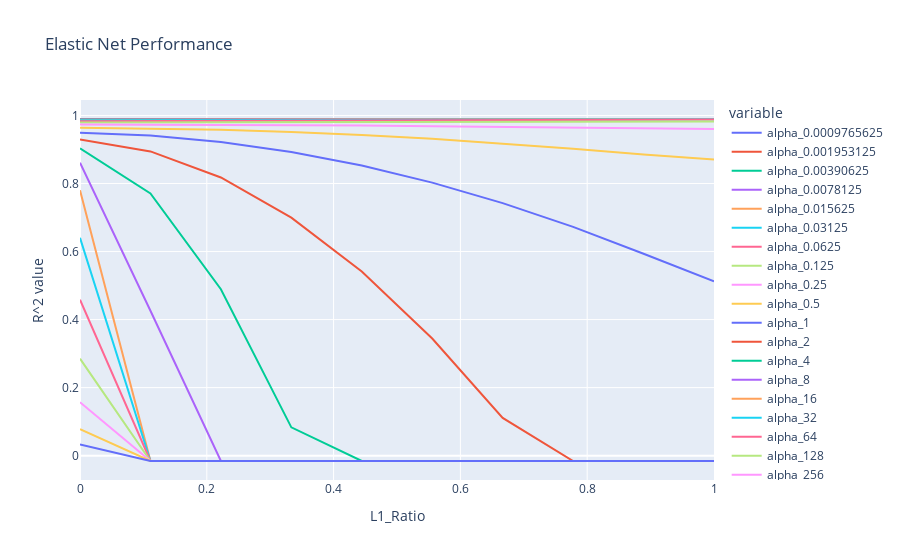

The code cell stored with this chart in its notebook:
### Markdown cell above
### Elastic Net

### Code cell
#################################
# Step 3: Grid Search
################################# 


(pipe_elastic_net, params) = user_input_elastic_net()

alphas = params['classifier__alpha']
l1_ratios = params['classifier__l1_ratio']

# NOTE: When parallelization is applied, the parallel tasks do NOT
# have warnings supressed
with warnings.catch_warnings():
    warnings.simplefilter("ignore")
    
    print(f"\n\nRunning {CROSS_FOLDS * len(alphas) * len(l1_ratios)} models .....\n\n" )
    search = GridSearchCV(pipe_elastic_net,
                          params,
                          scoring=PERFORMANCE_METRIC,
                          cv=CROSS_FOLDS)
    search.fit(X_train, Y_train)
    
# predY = grid.predict(testX)

#################################
# Step 4: Plot Grid Performance
#################################
scores_mean = search.cv_results_['mean_test_score'].reshape(len(alphas),
                                                          len(l1_ratios))


elastic_net_performance = pd.DataFrame({
    "L1_Ratio" : l1_ratios
})

for idx, val in enumerate(alphas):
    alpha_str = "alpha_" + str(val)
    elastic_net_performance[alpha_str] = scores_mean[idx,:]
    
fig = px.line(elastic_net_performance, x="L1_Ratio",
                  y=[col for col in elastic_net_performance.columns if 'alpha' in col],
                 title="Elastic Net Performance").update_layout(
    yaxis_title="R^2 value"
)
fig.show()


print(f"The best performing Elastic Net regression model had an L1 ratio of {search.best_params_['classifier__l1_ratio']}" + 
     f"\n(i.e. {100*search.best_params_['classifier__l1_ratio']}% Lasso regression)\n" +
     f"together with penalty coefficient of {search.best_params_['classifier__alpha']}" +
     "\nThis gave a mean R^2 score of " +
     f"{search.best_score_} across the {CROSS_FOLDS} folds of the training data.\n")


print("\n\n")
print('Training set score: ' + str(search.score(X_train, Y_train)))
print('Test set score: ' + str(search.score(X_test, Y_test)))

### Figure 1 — Plotly figure (JSON) as saved in the notebook; plotly's stock layout.template omitted (floating-point values rounded to 4 significant figures)
{"data": [{"hovertemplate": "variable=alpha_0.0009765625<br>L1_Ratio=%{x}<br>value=%{y}<extra></extra>", "legendgroup": "alpha_0.0009765625", "line": {"color": "#636efa", "dash": "solid"}, "marker": {"symbol": "circle"}, "mode": "lines", "name": "alpha_0.0009765625", "orientation": "v", "showlegend": true, "type": "scatter", "x": [0, 0.1111, 0.2222, 0.3333, 0.4444, 0.5556, 0.6667, 0.7778, 0.8889, 1], "xaxis": "x", "y": [0.9889, 0.9891, 0.9892, 0.9893, 0.9894, 0.9895, 0.9895, 0.9896, 0.9896, 0.9896], "yaxis": "y"}, {"hovertemplate": "variable=alpha_0.001953125<br>L1_Ratio=%{x}<br>value=%{y}<extra></extra>", "legendgroup": "alpha_0.001953125", "line": {"color": "#EF553B", "dash": "solid"}, "marker": {"symbol": "circle"}, "mode": "lines", "name": "alpha_0.001953125", "orientation": "v", "showlegend": true, "type": "scatter", "x": [0, 0.1111, 0.2222, 0.3333, 0.4444, 0.5556, 0.6667, 0.7778, 0.8889, 1], "xaxis": "x", "y": [0.989, 0.9892, 0.9894, 0.9895, 0.9896, 0.9897, 0.9897, 0.9897, 0.9897, 0.9897], "yaxis": "y"}, {"hovertemplate": "variable=alpha_0.00390625<br>L1_Ratio=%{x}<br>value=%{y}<extra></extra>", "legendgroup": "alpha_0.00390625", "line": {"color": "#00cc96", "dash": "solid"}, "marker": {"symbol": "circle"}, "mode": "lines", "name": "alpha_0.00390625", "orientation": "v", "showlegend": true, "type": "scatter", "x": [0, 0.1111, 0.2222, 0.3333, 0.4444, 0.5556, 0.6667, 0.7778, 0.8889, 1], "xaxis": "x", "y": [0.9888, 0.9893, 0.9894, 0.9895, 0.9896, 0.9896, 0.9896, 0.9896, 0.9896, 0.9896], "yaxis": "y"}, {"hovertemplate": "variable=alpha_0.0078125<br>L1_Ratio=%{x}<br>value=%{y}<extra></extra>", "legendgroup": "alpha_0.0078125", "line": {"color": "#ab63fa", "dash": "solid"}, "marker": {"symbol": "circle"}, "mode": "lines", "name": "alpha_0.0078125", "orientation": "v", "showlegend": true, "type": "scatter", "x": [0, 0.1111, 0.2222, 0.3333, 0.4444, 0.5556, 0.6667, 0.7778, 0.8889, 1], "xaxis": "x", "y": [0.9884, 0.9889, 0.989, 0.9892, 0.9892, 0.9893, 0.9895, 0.9896, 0.9897, 0.9897], "yaxis": "y"}, {"hovertemplate": "variable=alpha_0.015625<br>L1_Ratio=%{x}<br>value=%{y}<extra></extra>", "legendgroup": "alpha_0.015625", "line": {"color": "#FFA15A", "dash": "solid"}, "marker": {"symbol": "circle"}, "mode": "lines", "name": "alpha_0.015625", "orientation": "v", "showlegend": true, "type": "scatter", "x": [0, 0.1111, 0.2222, 0.3333, 0.4444, 0.5556, 0.6667, 0.7778, 0.8889, 1], "xaxis": "x", "y": [0.9874, 0.9879, 0.9881, 0.9883, 0.9886, 0.9888, 0.9891, 0.9893, 0.9895, 0.9896], "yaxis": "y"}, {"hovertemplate": "variable=alpha_0.03125<br>L1_Ratio=%{x}<br>value=%{y}<extra></extra>", "legendgroup": "alpha_0.03125", "line": {"color": "#19d3f3", "dash": "solid"}, "marker": {"symbol": "circle"}, "mode": "lines", "name": "alpha_0.03125", "orientation": "v", "showlegend": true, "type": "scatter", "x": [0, 0.1111, 0.2222, 0.3333, 0.4444, 0.5556, 0.6667, 0.7778, 0.8889, 1], "xaxis": "x", "y": [0.9858, 0.9863, 0.9866, 0.9869, 0.9873, 0.9877, 0.9881, 0.9886, 0.989, 0.9893], "yaxis": "y"}, {"hovertemplate": "variable=alpha_0.0625<br>L1_Ratio=%{x}<br>value=%{y}<extra></extra>", "legendgroup": "alpha_0.0625", "line": {"color": "#FF6692", "dash": "solid"}, "marker": {"symbol": "circle"}, "mode": "lines", "name": "alpha_0.0625", "orientation": "v", "showlegend": true, "type": "scatter", "x": [0, 0.1111, 0.2222, 0.3333, 0.4444, 0.5556, 0.6667, 0.7778, 0.8889, 1], "xaxis": "x", "y": [0.9832, 0.9836, 0.9841, 0.9846, 0.985, 0.9855, 0.986, 0.9866, 0.9873, 0.9879], "yaxis": "y"}, {"hovertemplate": "variable=alpha_0.125<br>L1_Ratio=%{x}<br>value=%{y}<extra></extra>", "legendgroup": "alpha_0.125", "line": {"color": "#B6E880", "dash": "solid"}, "marker": {"symbol": "circle"}, "mode": "lines", "name": "alpha_0.125", "orientation": "v", "showlegend": true, "type": "scatter", "x": [0, 0.1111, 0.2222, 0.3333, 0.4444, 0.5556, 0.6667, 0.7778, 0.8889, 1], "xaxis": "x", "y": [0.9793, 0.9795, 0.9799, 0.9803, 0.9806, 0.9808, 0.981, 0.9812, 0.9816, 0.9823], "yaxis": "y"}, {"hovertemplate": "variable=alpha_0.25<br>L1_Ratio=%{x}<br>value=%{y}<extra></extra>", "legendgroup": "alpha_0.25", "line": {"color": "#FF97FF", "dash": "solid"}, "marker": {"symbol": "circle"}, "mode": "lines", "name": "alpha_0.25", "orientation": "v", "showlegend": true, "type": "scatter", "x": [0, 0.1111, 0.2222, 0.3333, 0.4444, 0.5556, 0.6667, 0.7778, 0.8889, 1], "xaxis": "x", "y": [0.9735, 0.973, 0.9727, 0.9719, 0.9705, 0.9687, 0.9665, 0.9639, 0.9614, 0.9601], "yaxis": "y"}, {"hovertemplate": "variable=alpha_0.5<br>L1_Ratio=%{x}<br>value=%{y}<extra></extra>", "legendgroup": "alpha_0.5", "line": {"color": "#FECB52", "dash": "solid"}, "marker": {"symbol": "circle"}, "mode": "lines", "name": "alpha_0.5", "orientation": "v", "showlegend": true, "type": "scatter", "x": [0, 0.1111, 0.2222, 0.3333, 0.4444, 0.5556, 0.6667, 0.7778, 0.8889, 1], "xaxis": "x", "y": [0.9641, 0.962, 0.9581, 0.9517, 0.9427, 0.9314, 0.9178, 0.9023, 0.8853, 0.8705], "yaxis": "y"}, {"hovertemplate": "variable=alpha_1<br>L1_Ratio=%{x}<br>value=%{y}<extra></extra>", "legendgroup": "alpha_1", "line": {"color": "#636efa", "dash": "solid"}, "marker": {"symbol": "circle"}, "mode": "lines", "name": "alpha_1", "orientation": "v", "showlegend": true, "type": "scatter", "x": [0, 0.1111, 0.2222, 0.3333, 0.4444, 0.5556, 0.6667, 0.7778, 0.8889, 1], "xaxis": "x", "y": [0.9496, 0.9413, 0.9223, 0.8927, 0.8528, 0.8026, 0.7424, 0.6724, 0.5935, 0.5123], "yaxis": "y"}, {"hovertemplate": "variable=alpha_2<br>L1_Ratio=%{x}<br>value=%{y}<extra></extra>", "legendgroup": "alpha_2", "line": {"color": "#EF553B", "dash": "solid"}, "marker": {"symbol": "circle"}, "mode": "lines", "name": "alpha_2", "orientation": "v", "showlegend": true, "type": "scatter", "x": [0, 0.1111, 0.2222, 0.3333, 0.4444, 0.5556, 0.6667, 0.7778, 0.8889, 1], "xaxis": "x", "y": [0.9294, 0.8944, 0.8177, 0.6997, 0.5416, 0.3442, 0.1109, -0.01578, -0.01578, -0.01578], "yaxis": "y"}, {"hovertemplate": "variable=alpha_4<br>L1_Ratio=%{x}<br>value=%{y}<extra></extra>", "legendgroup": "alpha_4", "line": {"color": "#00cc96", "dash": "solid"}, "marker": {"symbol": "circle"}, "mode": "lines", "name": "alpha_4", "orientation": "v", "showlegend": true, "type": "scatter", "x": [0, 0.1111, 0.2222, 0.3333, 0.4444, 0.5556, 0.6667, 0.7778, 0.8889, 1], "xaxis": "x", "y": [0.9032, 0.7708, 0.4894, 0.08322, -0.01578, -0.01578, -0.01578, -0.01578, -0.01578, -0.01578], "yaxis": "y"}, {"hovertemplate": "variable=alpha_8<br>L1_Ratio=%{x}<br>value=%{y}<extra></extra>", "legendgroup": "alpha_8", "line": {"color": "#ab63fa", "dash": "solid"}, "marker": {"symbol": "circle"}, "mode": "lines", "name": "alpha_8", "orientation": "v", "showlegend": true, "type": "scatter", "x": [0, 0.1111, 0.2222, 0.3333, 0.4444, 0.5556, 0.6667, 0.7778, 0.8889, 1], "xaxis": "x", "y": [0.8612, 0.4259, -0.01578, -0.01578, -0.01578, -0.01578, -0.01578, -0.01578, -0.01578, -0.01578], "yaxis": "y"}, {"hovertemplate": "variable=alpha_16<br>L1_Ratio=%{x}<br>value=%{y}<extra></extra>", "legendgroup": "alpha_16", "line": {"color": "#FFA15A", "dash": "solid"}, "marker": {"symbol": "circle"}, "mode": "lines", "name": "alpha_16", "orientation": "v", "showlegend": true, "type": "scatter", "x": [0, 0.1111, 0.2222, 0.3333, 0.4444, 0.5556, 0.6667, 0.7778, 0.8889, 1], "xaxis": "x", "y": [0.7803, -0.01578, -0.01578, -0.01578, -0.01578, -0.01578, -0.01578, -0.01578, -0.01578, -0.01578], "yaxis": "y"}, {"hovertemplate": "variable=alpha_32<br>L1_Ratio=%{x}<br>value=%{y}<extra></extra>", "legendgroup": "alpha_32", "line": {"color": "#19d3f3", "dash": "solid"}, "marker": {"symbol": "circle"}, "mode": "lines", "name": "alpha_32", "orientation": "v", "showlegend": true, "type": "scatter", "x": [0, 0.1111, 0.2222, 0.3333, 0.4444, 0.5556, 0.6667, 0.7778, 0.8889, 1], "xaxis": "x", "y": [0.6403, -0.01578, -0.01578, -0.01578, -0.01578, -0.01578, -0.01578, -0.01578, -0.01578, -0.01578], "yaxis": "y"}, {"hovertemplate": "variable=alpha_64<br>L1_Ratio=%{x}<br>value=%{y}<extra></extra>", "legendgroup": "alpha_64", "line": {"color": "#FF6692", "dash": "solid"}, "marker": {"symbol": "circle"}, "mode": "lines", "name": "alpha_64", "orientation": "v", "showlegend": true, "type": "scatter", "x": [0, 0.1111, 0.2222, 0.3333, 0.4444, 0.5556, 0.6667, 0.7778, 0.8889, 1], "xaxis": "x", "y": [0.4583, -0.01578, -0.01578, -0.01578, -0.01578, -0.01578, -0.01578, -0.01578, -0.01578, -0.01578], "yaxis": "y"}, {"hovertemplate": "variable=alpha_128<br>L1_Ratio=%{x}<br>value=%{y}<extra></extra>", "legendgroup": "alpha_128", "line": {"color": "#B6E880", "dash": "solid"}, "marker": {"symbol": "circle"}, "mode": "lines", "name": "alpha_128", "orientation": "v", "showlegend": true, "type": "scatter", "x": [0, 0.1111, 0.2222, 0.3333, 0.4444, 0.5556, 0.6667, 0.7778, 0.8889, 1], "xaxis": "x", "y": [0.2851, -0.01578, -0.01578, -0.01578, -0.01578, -0.01578, -0.01578, -0.01578, -0.01578, -0.01578], "yaxis": "y"}, {"hovertemplate": "variable=alpha_256<br>L1_Ratio=%{x}<br>value=%{y}<extra></extra>", "legendgroup": "alpha_256", "line": {"color": "#FF97FF", "dash": "solid"}, "marker": {"symbol": "circle"}, "mode": "lines", "name": "alpha_256", "orientation": "v", "showlegend": true, "type": "scatter", "x": [0, 0.1111, 0.2222, 0.3333, 0.4444, 0.5556, 0.6667, 0.7778, 0.8889, 1], "xaxis": "x", "y": [0.1571, -0.01578, -0.01578, -0.01578, -0.01578, -0.01578, -0.01578, -0.01578, -0.01578, -0.01578], "yaxis": "y"}, {"hovertemplate": "variable=alpha_512<br>L1_Ratio=%{x}<br>value=%{y}<extra></extra>", "legendgroup": "alpha_512", "line": {"color": "#FECB52", "dash": "solid"}, "marker": {"symbol": "circle"}, "mode": "lines", "name": "alpha_512", "orientation": "v", "showlegend": true, "type": "scatter", "x": [0, 0.1111, 0.2222, 0.3333, 0.4444, 0.5556, 0.6667, 0.7778, 0.8889, 1], "xaxis": "x", "y": [0.0775, -0.01578, -0.01578, -0.01578, -0.01578, -0.01578, -0.01578, -0.01578, -0.01578, -0.01578], "yaxis": "y"}, {"hovertemplate": "variable=alpha_1024<br>L1_Ratio=%{x}<br>value=%{y}<extra></extra>", "legendgroup": "alpha_1024", "line": {"color": "#636efa", "dash": "solid"}, "marker": {"symbol": "circle"}, "mode": "lines", "name": "alpha_1024", "orientation": "v", "showlegend": true, "type": "scatter", "x": [0, 0.1111, 0.2222, 0.3333, 0.4444, 0.5556, 0.6667, 0.7778, 0.8889, 1], "xaxis": "x", "y": [0.03275, -0.01578, -0.01578, -0.01578, -0.01578, -0.01578, -0.01578, -0.01578, -0.01578, -0.01578], "yaxis": "y"}], "layout": {"legend": {"title": {"text": "variable"}, "tracegroupgap": 0}, "title": {"text": "Elastic Net Performance"}, "xaxis": {"anchor": "y", "domain": [0, 1], "title": {"text": "L1_Ratio"}}, "yaxis": {"anchor": "x", "domain": [0, 1], "title": {"text": "R^2 value"}}}}
